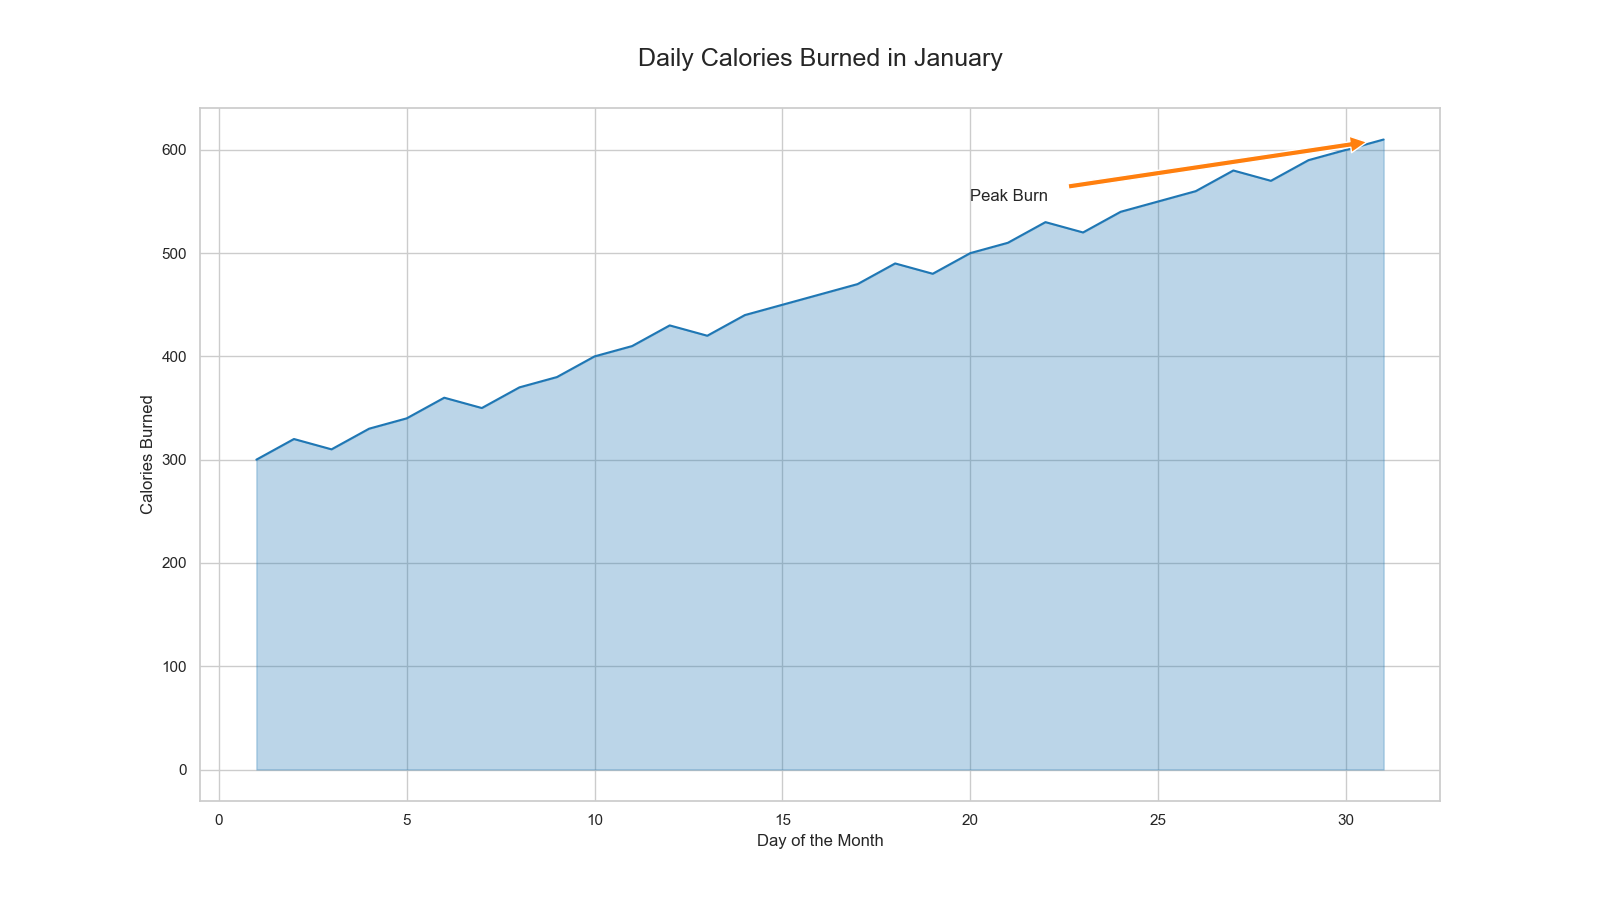

This chart was generated by the following Python code:

import pandas as pd
import matplotlib.pyplot as plt

# Data
data = {
    "Day": list(range(1, 32)),
    "Calories_Burned": [300, 320, 310, 330, 340, 360, 350, 370, 380, 400, 410, 430, 420, 440, 450, 460, 470, 490, 480, 500, 510, 530, 520, 540, 550, 560, 580, 570, 590, 600, 610]
}

# Create DataFrame
df = pd.DataFrame(data)

# Create the area plot
plt.figure(figsize=(16, 9))
area_chart = plt.plot(df['Day'], df['Calories_Burned'], color="#1f77b4")
plt.fill_between(df['Day'], df['Calories_Burned'], color="#1f77b4", alpha=0.3)

# Annotate a specific day
plt.annotate('Peak Burn',
             xy=(31, 610),
             xytext=(20, 550),
             arrowprops=dict(facecolor='#ff7f0e', shrink=0.05),
             )

# Add chart title and labels
plt.title('Daily Calories Burned in January', fontsize=18, pad=30)
plt.xlabel('Day of the Month')
plt.ylabel('Calories Burned')

# Show the plot
plt.show()
